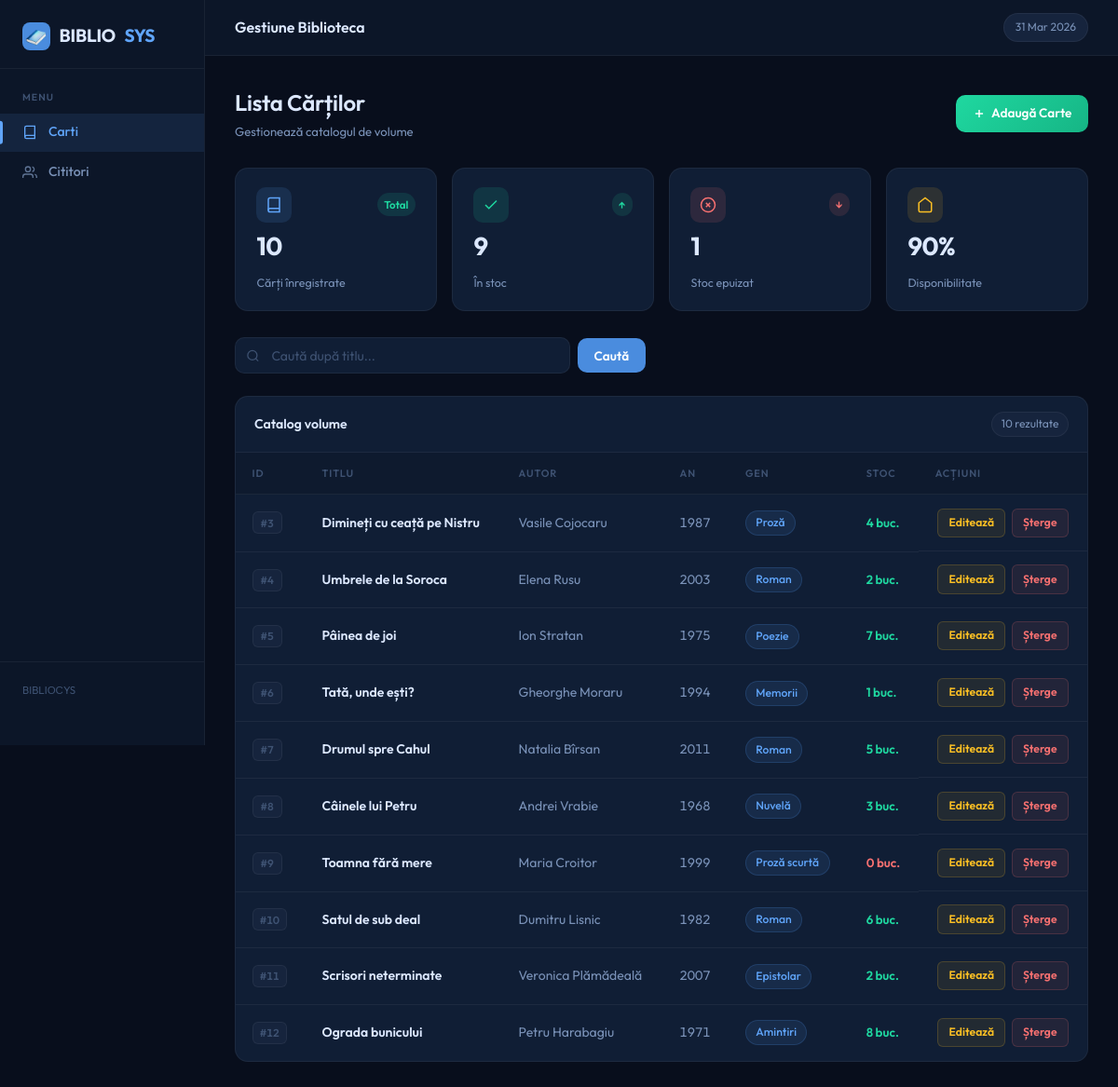
The page / on the database its author committed.
### tables this page shows
CREATE TABLE `carti` (
  `ID_carte` int(11) NOT NULL,
  `Titlu` varchar(255) NOT NULL,
  `Autor` varchar(255) NOT NULL,
  `Anul_publicarii` int(11) DEFAULT NULL,
  `Gen` varchar(100) DEFAULT NULL,
  `Cantitate` int(11) DEFAULT 0
);

### index.php (the view, shortened to what this page needs)
<?php
require 'db.php';
$search = $_GET['search'] ?? '';
$search_param = "%$search%";
$stmt = $conn->prepare("SELECT * FROM carti WHERE Titlu LIKE ?");
$stmt->bind_param("s", $search_param);
$stmt->execute();
$result = $stmt->get_result();
$books = $result->fetch_all(MYSQLI_ASSOC);
$total = count($books);
$in_stock = count(array_filter($books, fn($b) => $b['Cantitate'] > 0));
$out_stock = $total - $in_stock;
?>
<!DOCTYPE html>
<html lang="ro">
<head>
    <link rel="stylesheet" href="style.css">
</head>
<body>
<div class="app-shell">
    <aside class="sidebar">
        <div class="sidebar-brand">
            <a href="index.php" class="logo-text">
                <div class="logo-icon"><img src="logo.png" alt=""></div>
                BIBLIO<span>SYS</span>
            </a>
        </div>
        <p class="sidebar-section-label">Menu</p>
        <a href="index.php" class="nav-item active">
            <svg viewBox="0 0 24 24" fill="none" stroke="currentColor" stroke-width="2"><path d="M4 19.5A2.5 2.5 0 016.5 17H20"/><path d="M6.5 2H20v20H6.5A2.5 2.5 0 014 19.5v-15A2.5 2.5 0 016.5 2z"/></svg>
            <span>Carti</span>
        </a>
        <a href="readers.php" class="nav-item">
            <svg viewBox="0 0 24 24" fill="none" stroke="currentColor" stroke-width="2"><path d="M17 21v-2a4 4 0 00-4-4H5a4 4 0 00-4 4v2"/><circle cx="9" cy="7" r="4"/><path d="M23 21v-2a4 4 0 00-3-3.87"/><path d="M16 3.13a4 4 0 010 7.75"/></svg>
            <span>Cititori</span>
        </a>
        <div class="sidebar-footer">
            <small>BIBLIОСYS</small>
        </div>
    </aside>
    <div class="main-area">
        <header class="topbar">
            <span class="topbar-title">Gestiune Biblioteca</span>
            <div class="topbar-right">
                <span class="topbar-badge"> <?= date('d M Y') ?></span>
            </div>
        </header>
        <main class="page-content">
            <div class="page-header">
                <div>
                    <h1>Lista Cărților</h1>
                    <p class="subtitle">Gestionează catalogul de volume</p>
                </div>
                <a href="edit_book.php" class="btn btn-add">
                    <svg viewBox="0 0 24 24" fill="none" stroke="currentColor" stroke-width="2.5" width="14" height="14"><line x1="12" y1="5" x2="12" y2="19"/><line x1="5" y1="12" x2="19" y2="12"/></svg>
                    Adaugă Carte
                </a>
            </div>
            <div class="stats-grid">
                <div class="stat-card">
                    <div class="stat-card-top">
                        <div class="stat-icon blue">
                            <svg viewBox="0 0 24 24" fill="none" stroke="currentColor" stroke-width="2" width="18" height="18"><path d="M4 19.5A2.5 2.5 0 016.5 17H20"/><path d="M6.5 2H20v20H6.5A2.5 2.5 0 014 19.5v-15A2.5 2.5 0 016.5 2z"/></svg>
                        </div>
                        <span class="stat-trend up">Total</span>
                    </div>
                    <div class="stat-value"><?= $total ?></div>
                    <div class="stat-label">Cărți înregistrate</div>
                </div>
                <div class="stat-card">
                    <div class="stat-card-top">
                        <div class="stat-icon green">
                            <svg viewBox="0 0 24 24" fill="none" stroke="currentColor" stroke-width="2" width="18" height="18"><polyline points="20 6 9 17 4 12"/></svg>
                        </div>
                        <span class="stat-trend up">↑</span>
                    </div>
                    <div class="stat-value"><?= $in_stock ?></div>
                    <div class="stat-label">În stoc</div>
                </div>
                <div class="stat-card">
                    <div class="stat-card-top">
                        <div class="stat-icon red">
                            <svg viewBox="0 0 24 24" fill="none" stroke="currentColor" stroke-width="2" width="18" height="18"><circle cx="12" cy="12" r="10"/><line x1="15" y1="9" x2="9" y2="15"/><line x1="9" y1="9" x2="15" y2="15"/></svg>
                        </div>
                        <span class="stat-trend down">↓</span>
                    </div>
                    <div class="stat-value"><?= $out_stock ?></div>
                    <div class="stat-label">Stoc epuizat</div>
                </div>
                <div class="stat-card">
                    <div class="stat-card-top">
                        <div class="stat-icon amber">
                            <svg viewBox="0 0 24 24" fill="none" stroke="currentColor" stroke-width="2" width="18" height="18"><path d="M3 9l9-7 9 7v11a2 2 0 01-2 2H5a2 2 0 01-2-2z"/></svg>
                        </div>
                    </div>
                    <div class="stat-value"><?= $total > 0 ? round(($in_stock/$total)*100) : 0 ?>%</div>
                    <div class="stat-label">Disponibilitate</div>
                </div>
            </div>
            <section class="search-section">
                <form class="search-form" method="GET">
                    <div class="search-input-wrap">
                        <input type="text" name="search" placeholder="Caută după titlu..." value="<?= htmlspecialchars($search) ?>">
                    </div>
                    <button type="submit" class="btn btn-search">Caută</button>
                </form>
            </section>
            <div class="table-container">
                <div class="table-topbar">
                    <span class="table-topbar-title">Catalog volume</span>
                    <span class="table-topbar-count"><?= $total ?> rezultate</span>
                </div>
                <table class="styled-table">
                    <thead>
                        <tr>
                            <th>ID</th>
                            <th>Titlu</th>
                            <th>Autor</th>
                            <th>An</th>
                            <th>Gen</th>
                            <th>Stoc</th>
                            <th class="actions-head">Acțiuni</th>
                        </tr>
                    </thead>
                    <tbody>
                        <?php foreach($books as $book): ?>
                        <tr>
                            <td><span class="id-badge">#<?= $book['ID_carte'] ?></span></td>
                            <td class="book-title"><?= htmlspecialchars($book['Titlu']) ?></td>
                            <td style="color:var(--text-secondary)"><?= htmlspecialchars($book['Autor']) ?></td>
                            <td style="color:var(--text-secondary);font-variant-numeric:tabular-nums"><?= $book['Anul_publicarii'] ?></td>
                            <td><span class="genre-tag"><?= htmlspecialchars($book['Gen']) ?></span></td>
                            <td>
                                <span class="<?= ($book['Cantitate'] > 0) ? 'in-stock' : 'out-of-stock' ?>">
                                    <?= $book['Cantitate'] ?> buc.
                                </span>
                            </td>
                            <td class="action-buttons">
                                <a href="edit_book.php?id=<?= $book['ID_carte'] ?>" class="btn-icon edit">Editează</a>
                                <a href="delete.php?type=book&id=<?= $book['ID_carte'] ?>"
                                   class="btn-icon delete"
                                   onclick="return confirm('Sigur dorești ștergerea?')">Șterge</a>
                            </td>
                        </tr>
                        <?php endforeach; ?>
                    </tbody>
                </table>
            </div>
        </main>
    </div>
</div>
</body>
</html>

### rows shown on the page
carti: ID_carte "3", Titlu "Dimineți cu ceață pe Nistru", Autor "Vasile Cojocaru", Anul_publicarii "1987", Gen "Proză", Cantitate "4"
carti: ID_carte "4", Titlu "Umbrele de la Soroca", Autor "Elena Rusu", Anul_publicarii "2003", Gen "Roman", Cantitate "2"
carti: ID_carte "5", Titlu "Pâinea de joi", Autor "Ion Stratan", Anul_publicarii "1975", Gen "Poezie", Cantitate "7"
carti: ID_carte "6", Titlu "Tată, unde ești?", Autor "Gheorghe Moraru", Anul_publicarii "1994", Gen "Memorii", Cantitate "1"
carti: ID_carte "7", Titlu "Drumul spre Cahul", Autor "Natalia Bîrsan", Anul_publicarii "2011", Gen "Roman", Cantitate "5"
carti: ID_carte "8", Titlu "Câinele lui Petru", Autor "Andrei Vrabie", Anul_publicarii "1968", Gen "Nuvelă", Cantitate "3"
carti: ID_carte "9", Titlu "Toamna fără mere", Autor "Maria Croitor", Anul_publicarii "1999", Gen "Proză scurtă", Cantitate "0"
carti: ID_carte "10", Titlu "Satul de sub deal", Autor "Dumitru Lisnic", Anul_publicarii "1982", Gen "Roman", Cantitate "6"
carti: ID_carte "11", Titlu "Scrisori neterminate", Autor "Veronica Plămădeală", Anul_publicarii "2007", Gen "Epistolar", Cantitate "2"
carti: ID_carte "12", Titlu "Ograda bunicului", Autor "Petru Harabagiu", Anul_publicarii "1971", Gen "Amintiri", Cantitate "8"

### other values the page prints
$total "10"
$in_stock "9"
$out_stock "1"
